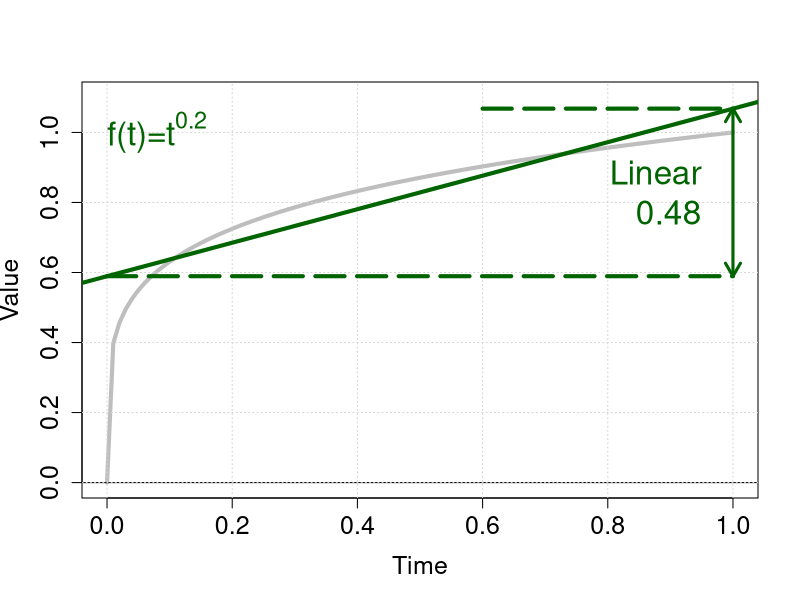
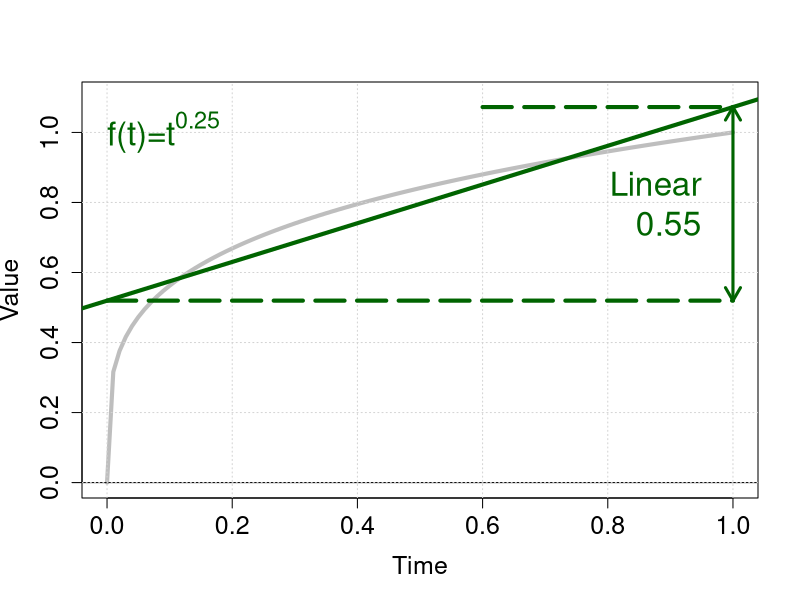
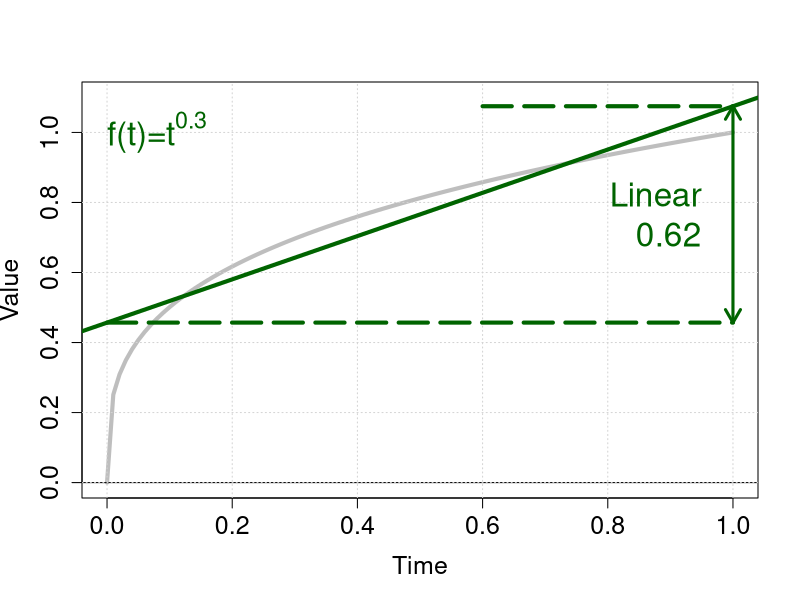
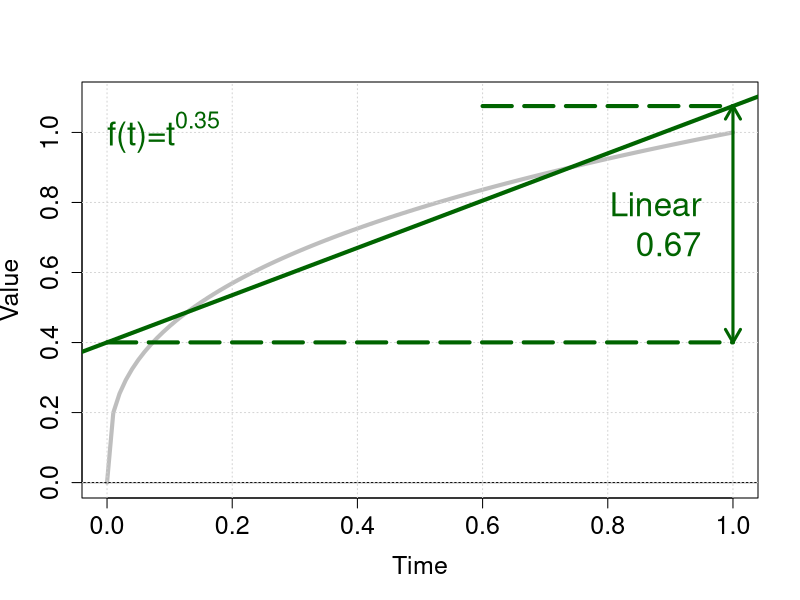
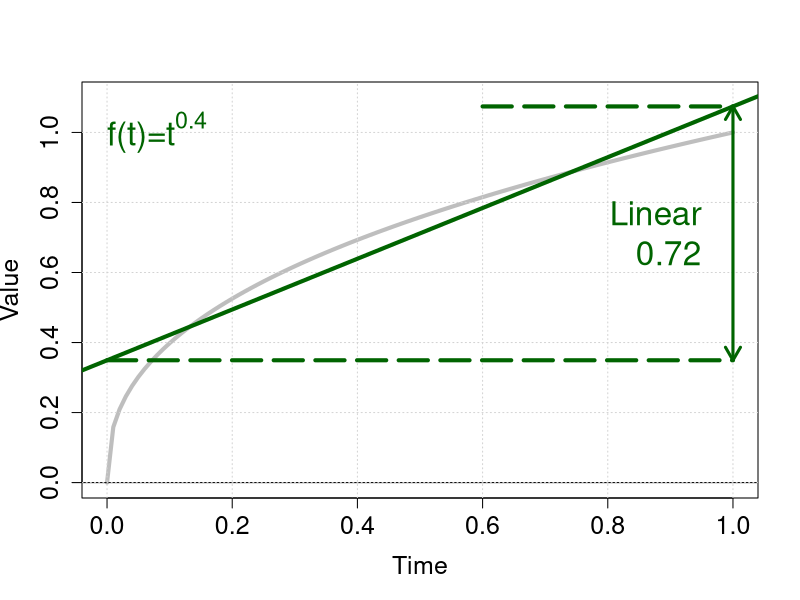
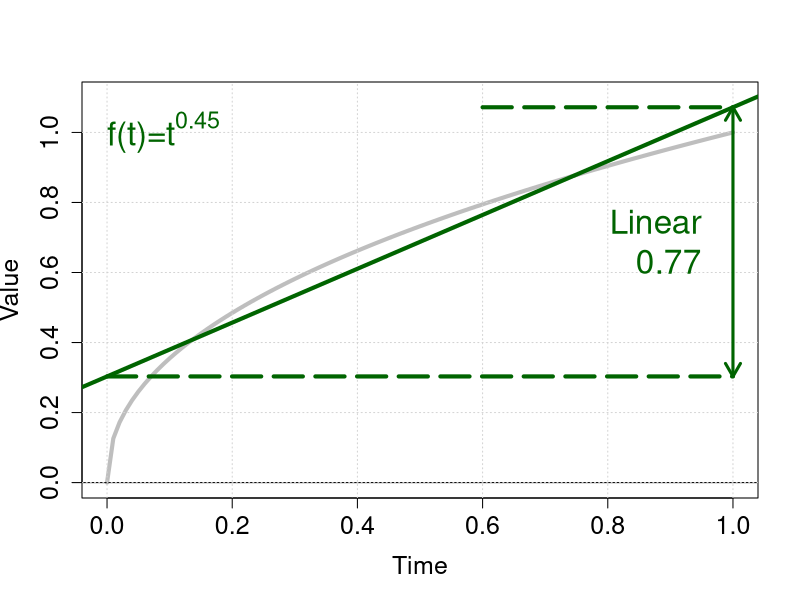
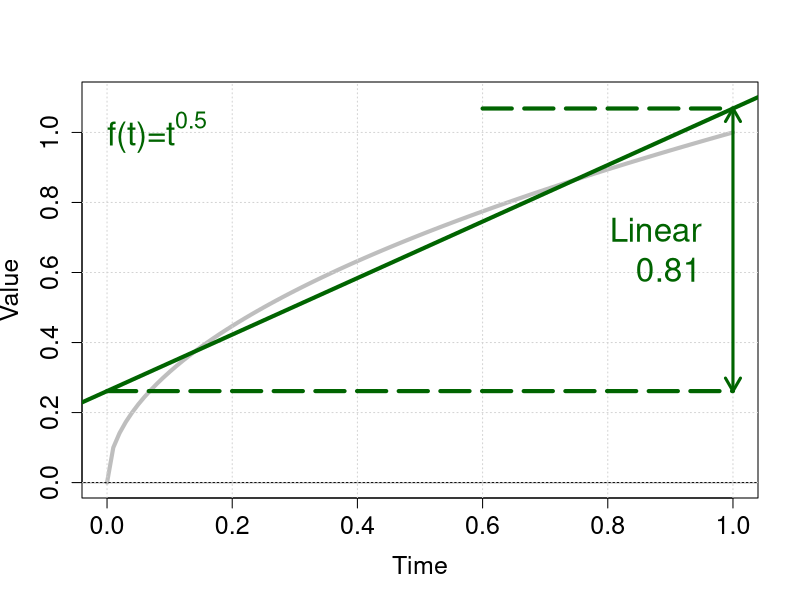
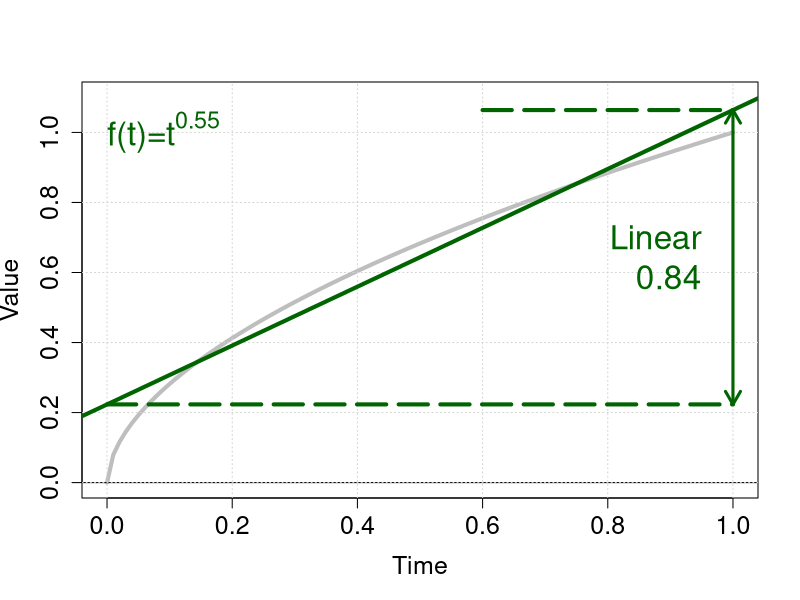

R code for these plots, in order: (Note: this script raises an error after producing the figures.)
# Linear fit to polynomial function
# This code makes the plots for a blog post to illustrate that linear regression is 
# not a good way to estimate total warming.

expo = seq(from=0.2, to=4, by=0.05)
noExpo = length(expo)
tempDiffs = vector(mode="numeric", length=noExpo)
for(iExp in 1:noExpo) {
  fileName = paste0("fig3_fit_exp", expo[[iExp]] ,".png")
  png(file=fileName, 700, 600, type="cairo")
  
  noVal = 100 # Number of values (minus one)
  t = (0:noVal)/noVal
  y = t^expo[[iExp]]
  
  yearBegin = 0
  yearEnd   = 1
  
  fitLin = lm(y ~ t)
  sumfit_high=summary(fitLin)
  
  beginTempLin = predict(fitLin, data.frame(t=0))
  endTempLin   = predict(fitLin, data.frame(t=1))
  tempDiffLin = endTempLin - beginTempLin
  print(tempDiffLin)
  
  tempDiffs[iExp] = tempDiffLin
  
  yMin = min(c(beginTempLin, min(y)))
  yMax = max(c(endTempLin,   max(y)))
  yMin = 0.1*floor(yMin*10)
  yMax = 0.1*ceiling(yMax*10)
  
  plot(t, y, type="l", col="gray", lwd=4, cex=1.5, cex.lab=1.5, cex.axis=1.5, 
       cex.main=1.5, xlab="Time", ylab="Value", ylim=c(yMin, yMax)) 
  abline(0,0)
  grid()
  
  abline(fitLin, col="darkgreen", lwd=4) 
  lines(c(yearBegin,  yearEnd),  c(beginTempLin, beginTempLin), col="darkgreen", lwd=4, lty=5)
  lines(c(yearEnd*0.6, yearEnd), c(endTempLin,   endTempLin),   col="darkgreen", lwd=4, lty=5)
  arrows(yearEnd, beginTempLin, yearEnd, endTempLin, col="darkgreen", length=0.15, angle=30, code=3, lwd=3)
  
  x = 0.95
  y = mean(c(beginTempLin, endTempLin))
  textStr = sprintf("Linear\n%.2f", tempDiffLin)
  text(x, y, textStr, adj=c(1,NA), col="darkgreen", cex=2) 

  x = 0
  y = 1
  textStr = bquote("f(t)=t"^{.(expo[[iExp]])})
  text(x, y, textStr, adj=c(0,NA), col="darkgreen", cex=2) 
  
  dev.off()
  a=0
}

fileName = paste0("fig4_warming_estimates.png")
png(file=fileName, 700, 600, type="cairo")
plot(expo, tempDiffs, type="l", col="darkred", lwd=2, cex=1.5, cex.lab=1.5, cex.axis=1.5, 
     cex.main=1.5, xlab="Exponent", ylab="Linear warming estimate") 
abline(0,0)
grid()

dev.off()
a=0
